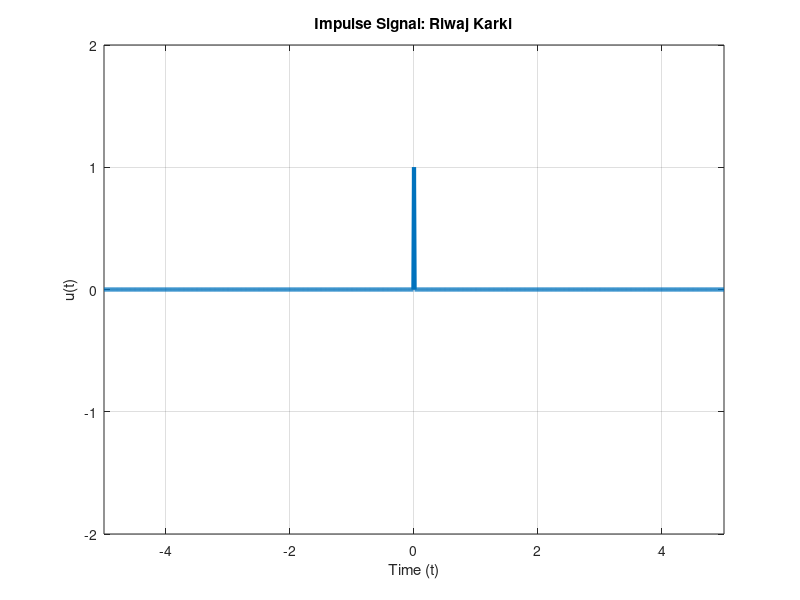

Recreate this plot in MATLAB.
clc;
clear;
t = -5 : 0.01 : 5;
u = double(t == 0)
plot(t, u, 'LineWidth', 3);
xlabel('Time (t)');
ylabel('u(t)');
title('Impulse Signal: Riwaj Karki');
grid on;
axis([-5, 5, -2, 2]);